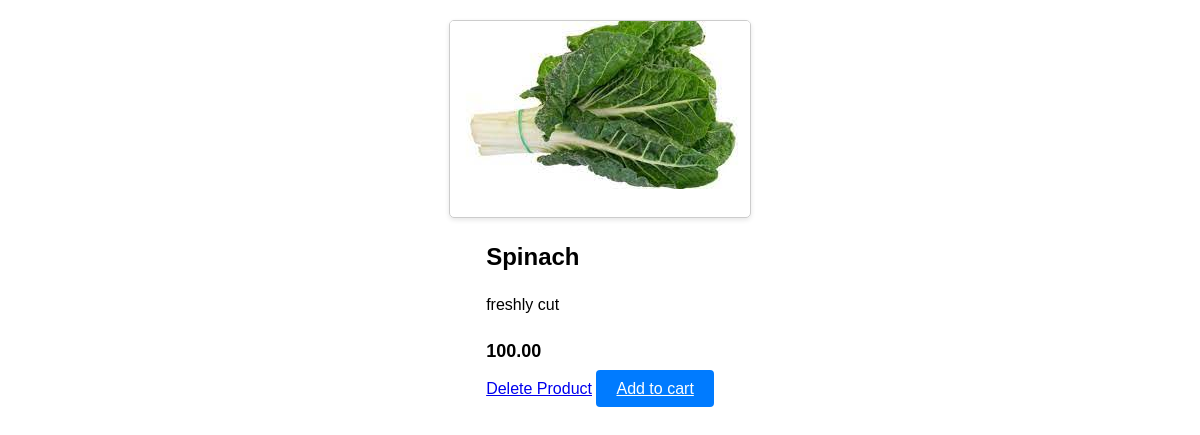
Screenshot of /inventory/products/11/ with the database file from the repository.
### inventory/models.py (models this page shows)
class Product(models.Model):
    tittle = models.CharField(max_length = 32)
    price = models.DecimalField(max_digits = 8, decimal_places = 2)
    description = models.TextField()
    image = models.ImageField()
    vendor = models.ForeignKey(Vendor,null=True,on_delete=models.CASCADE)

### inventory/views.py (the view)
# urls.py: path("products/<int:id>/",product_detail,name = "product_detail_view"),
def product_detail(request,id):
    product = Product.objects.get(id =id)
    return render (request, "inventory/product_detail.html",{"product":product})

### template/inventory/product_detail.html (shortened to what this page needs)
<!DOCTYPE html>
<html lang="en">
<head>
</head>
<body>
    <div class="product-container">
        <div class="product-image">
            <img src="{{ product.image.url }}" alt="Product Image"/>
        </div>
        <div class="product-details">
            <h2 class="product-tittle">{{ product.tittle }}</h2>
            <p class="product-description">{{ product.description }}</p>
            <span class="product-price">{{ product.price }}</span>
            <a href="{% url 'product_delete' product.id %}" class="product_delete">Delete Product</a>
            <a class="add-to-cart-button" href="{{ product.url }}">Add to cart</a>
        </div>
    </div>
</body>
</html>

### template/inventory/product_detail.html (style rules this page uses)
body { font-family: Arial, sans-serif; line-height: 1.6; margin: 20px; }
h2 { font-size: 24px; margin-bottom: 10px; }
img { max-width: 100%; height: auto; margin-bottom: 20px; }
p { margin-bottom: 20px; }
span { display: block; font-weight: bold; font-size: 18px; margin-bottom: 10px; }
.product-container { display: flex; flex-direction: column; align-items: center; }
.product-image { width: 300px; border: 1px solid #ccc; border-radius: 5px; overflow: hidden; box-shadow: 0 2px 5px rgba(0, 0, 0, 0.1); }
.product-description { font-size: 16px; margin-bottom: 20px; }
.product-price { font-weight: bold; font-size: 18px; margin-bottom: 10px; }
.add-to-cart-button { padding: 10px 20px; font-size: 16px; background-color: #007bff; color: #fff; border: none; border-radius: 4px; cursor: pointer; }

### rows the page displays
Product: image (picture), tittle "Spinach", description "freshly cut", price "100.00"
